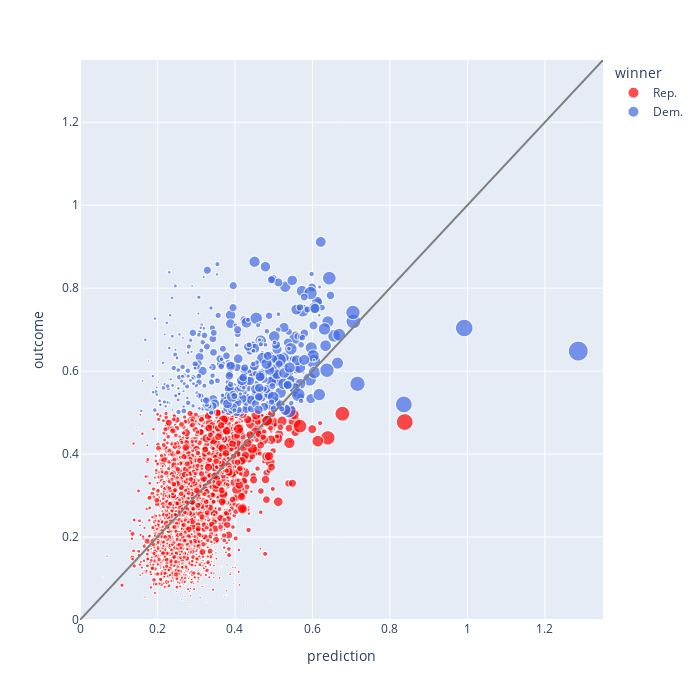

Notebook source saved alongside this figure:
### Code cell
fig = px.scatter(pred_df,
                  x='prediction', 
                  y='outcome',
                  hover_name = 'county',
                  custom_data= ['county', 'num_households', 'mean_income', 'percent_bachelors'],
                  size   = 'sqrt_households',
                  color  = 'winner',
                  color_discrete_map={'Dem.': "royalblue", "Rep.":"red"},
                  width  = 700,
                  height = 700,
                  )
fig.update_traces(hovertemplate='<br>'.join([
                                "<b style='font-size: 16px;'>%{customdata[0]}</b>",
                                "<b>Predicted D. vote</b>: %{x:.1%}",
                                "<b>Actual D. vote</b>: %{y:.1%}",
                                "<b>Num. households:</b> %{customdata[1]:,.0f}",
                                "<b>Mean income:</b> $%{customdata[2]:,.0f}", 
                                "<b>Perc. Bachelor's:</b> %%{customdata[3]}"
                                ])
                )
fig.update_layout(
    xaxis_range=[0, 1.35],  # Sets x-axis range
    yaxis_range=[0, 1.35]   # Sets y-axis range
)
fig.add_shape(type="line",
              x0=0, y0=0, x1=1.4, y1=1.4,
              line=dict(color="grey", width=2))
fig.show()

### Figure 1 — Plotly figure (JSON) as saved in the notebook; plotly's stock layout.template omitted (floating-point values rounded to 4 significant figures; data arrays with more than 128 entries replaced by an {"elided": "..."} marker saying what was removed)
{"data": [{"customdata": {"elided": "2688x4 mixed values"}, "hovertemplate": "<b style='font-size: 16px;'>%{customdata[0]}</b><br><b>Predicted D. vote</b>: %{x:.1%}<br><b>Actual D. vote</b>: %{y:.1%}<br><b>Num. households:</b> %{customdata[1]:,.0f}<br><b>Mean income:</b> $%{customdata[2]:,.0f}<br><b>Perc. Bachelor's:</b> %%{customdata[3]}", "hovertext": {"elided": "2688 str values"}, "legendgroup": "Rep.", "marker": {"color": "red", "size": {"elided": "2688 float values"}, "sizemode": "area", "sizeref": 4.603, "symbol": "circle"}, "mode": "markers", "name": "Rep.", "showlegend": true, "type": "scattergl", "x": {"elided": "2688 float values"}, "xaxis": "x", "y": {"elided": "2688 float values"}, "yaxis": "y"}, {"customdata": {"elided": "428x4 mixed values"}, "hovertemplate": "<b style='font-size: 16px;'>%{customdata[0]}</b><br><b>Predicted D. vote</b>: %{x:.1%}<br><b>Actual D. vote</b>: %{y:.1%}<br><b>Num. households:</b> %{customdata[1]:,.0f}<br><b>Mean income:</b> $%{customdata[2]:,.0f}<br><b>Perc. Bachelor's:</b> %%{customdata[3]}", "hovertext": {"elided": "428 str values"}, "legendgroup": "Dem.", "marker": {"color": "royalblue", "size": {"elided": "428 float values"}, "sizemode": "area", "sizeref": 4.603, "symbol": "circle"}, "mode": "markers", "name": "Dem.", "showlegend": true, "type": "scattergl", "x": {"elided": "428 float values"}, "xaxis": "x", "y": {"elided": "428 float values"}, "yaxis": "y"}], "layout": {"height": 700, "legend": {"itemsizing": "constant", "title": {"text": "winner"}, "tracegroupgap": 0}, "margin": {"t": 60}, "shapes": [{"line": {"color": "grey", "width": 2}, "type": "line", "x0": 0, "x1": 1.4, "y0": 0, "y1": 1.4}], "width": 700, "xaxis": {"anchor": "y", "domain": [0, 1], "range": [0, 1.35], "title": {"text": "prediction"}}, "yaxis": {"anchor": "x", "domain": [0, 1], "range": [0, 1.35], "title": {"text": "outcome"}}}}
